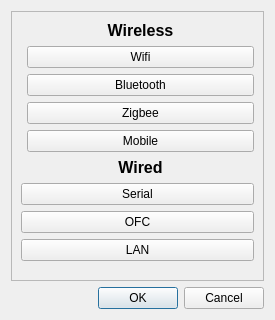
<?xml version="1.0" encoding="UTF-8"?>
<ui version="4.0">
 <class>Config_Dialog</class>
 <widget class="QDialog" name="Config_Dialog">
  <property name="geometry">
   <rect>
    <x>0</x>
    <y>0</y>
    <width>275</width>
    <height>320</height>
   </rect>
  </property>
  <property name="maximumSize">
   <size>
    <width>275</width>
    <height>320</height>
   </size>
  </property>
  <property name="windowTitle">
   <string>Configuration</string>
  </property>
  <layout class="QGridLayout" name="gridLayout">
   <item row="0" column="0">
    <widget class="QFrame" name="frame_2">
     <property name="frameShape">
      <enum>QFrame::StyledPanel</enum>
     </property>
     <property name="frameShadow">
      <enum>QFrame::Raised</enum>
     </property>
     <layout class="QFormLayout" name="formLayout_2">
      <item row="2" column="1">
       <widget class="QPushButton" name="pushButton_WIFI">
        <property name="text">
         <string>Wifi</string>
        </property>
       </widget>
      </item>
      <item row="3" column="1">
       <widget class="QPushButton" name="pushButton_Bluetooth">
        <property name="text">
         <string>Bluetooth</string>
        </property>
       </widget>
      </item>
      <item row="6" column="1">
       <widget class="QLabel" name="label_2">
        <property name="text">
         <string>&lt;html&gt;&lt;head/&gt;&lt;body&gt;&lt;p align=&quot;center&quot;&gt;&lt;span style=&quot; font-size:12pt; font-weight:600;&quot;&gt;Wired&lt;/span&gt;&lt;/p&gt;&lt;/body&gt;&lt;/html&gt;</string>
        </property>
       </widget>
      </item>
      <item row="7" column="0" colspan="2">
       <widget class="QPushButton" name="pushButton_Serial">
        <property name="text">
         <string>Serial</string>
        </property>
        <attribute name="buttonGroup">
         <string notr="true">buttonGroup</string>
        </attribute>
       </widget>
      </item>
      <item row="8" column="0" colspan="2">
       <widget class="QPushButton" name="pushButton_OFC">
        <property name="text">
         <string>OFC</string>
        </property>
        <attribute name="buttonGroup">
         <string notr="true">buttonGroup</string>
        </attribute>
       </widget>
      </item>
      <item row="9" column="0" colspan="2">
       <widget class="QPushButton" name="pushButton_LAN">
        <property name="text">
         <string>LAN</string>
        </property>
        <attribute name="buttonGroup">
         <string notr="true">buttonGroup</string>
        </attribute>
       </widget>
      </item>
      <item row="4" column="1">
       <widget class="QPushButton" name="pushButton_Zigbee">
        <property name="text">
         <string>Zigbee</string>
        </property>
       </widget>
      </item>
      <item row="5" column="1">
       <widget class="QPushButton" name="pushButton_Mobile">
        <property name="text">
         <string>Mobile</string>
        </property>
       </widget>
      </item>
      <item row="0" column="1">
       <widget class="QLabel" name="label">
        <property name="text">
         <string>&lt;html&gt;&lt;head/&gt;&lt;body&gt;&lt;p align=&quot;center&quot;&gt;&lt;span style=&quot; font-size:12pt; font-weight:600;&quot;&gt;Wireless&lt;/span&gt;&lt;/p&gt;&lt;/body&gt;&lt;/html&gt;</string>
        </property>
       </widget>
      </item>
     </layout>
    </widget>
   </item>
   <item row="1" column="0">
    <widget class="QDialogButtonBox" name="buttonBox">
     <property name="orientation">
      <enum>Qt::Horizontal</enum>
     </property>
     <property name="standardButtons">
      <set>QDialogButtonBox::Cancel|QDialogButtonBox::Ok</set>
     </property>
    </widget>
   </item>
  </layout>
 </widget>
 <resources/>
 <connections>
  <connection>
   <sender>buttonBox</sender>
   <signal>accepted()</signal>
   <receiver>Config_Dialog</receiver>
   <slot>accept()</slot>
   <hints>
    <hint type="sourcelabel">
     <x>248</x>
     <y>254</y>
    </hint>
    <hint type="destinationlabel">
     <x>157</x>
     <y>274</y>
    </hint>
   </hints>
  </connection>
  <connection>
   <sender>buttonBox</sender>
   <signal>rejected()</signal>
   <receiver>Config_Dialog</receiver>
   <slot>reject()</slot>
   <hints>
    <hint type="sourcelabel">
     <x>316</x>
     <y>260</y>
    </hint>
    <hint type="destinationlabel">
     <x>286</x>
     <y>274</y>
    </hint>
   </hints>
  </connection>
 </connections>
 <buttongroups>
  <buttongroup name="buttonGroup"/>
 </buttongroups>
</ui>
